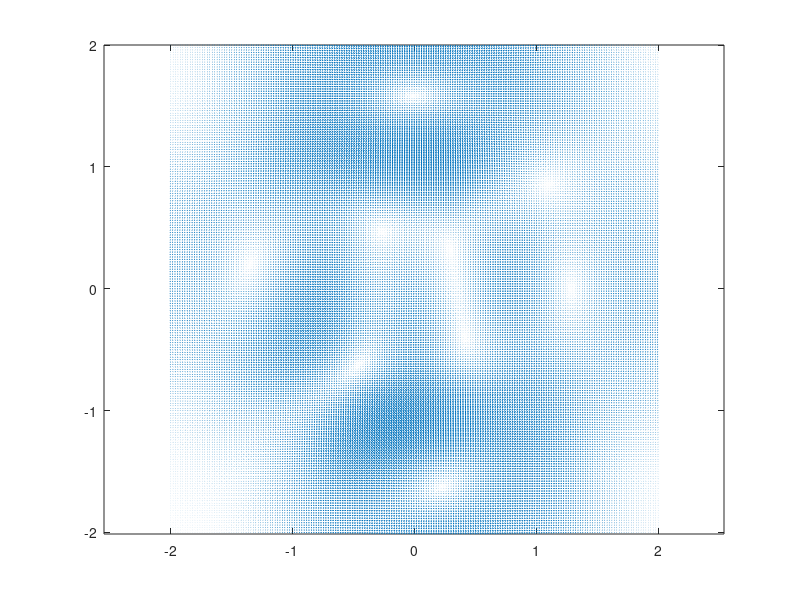

The MATLAB script that drew this image: (Note: this script raises an error after producing the figure.)
% clear all
close all
if 1>0
%Efarmogi tou djk se VectorFields
%Epilogi ton simeion me xrisi tou getpts


% [x_test,y_test]=meshgrid(-10:0.1:10,-10:0.1:10);
% figure(3);quiver(x_test,y_test,sin(x_test),sin(2*y_test));

%Dimiourgia ton Vector fields

[X,Y]=meshgrid(-2:0.02:2,-2:0.02:2);
Vx=-Y;
Vy=X;

Vx=sin(X);
Vy=sin(2*Y);
[Vx,Vy]=gradient(peaks(X,Y));
Cl=sqrt(Vx.^2+Vy.^2);
Cl=Cl/max(Cl(:));
else
    load 'real_data_slice15';
    Vx=x;
    Vy=y;
    [X,Y]=meshgrid(1:256,1:256);
    Cl=cl_volume15;
end

figure(1);quiver(X,Y,Vx,Vy);
% figure(2);quiver(x,y,sin(x),sin(2*y));
%figure(2);quiver(x,y,sin(x),cos(2*y));
fig=figure(1);

hold on;
%[x_path,y_path]=getpts(fig); 

 x_path=[30,10];
 y_path=[20,20];
% x_t=110;
% y_t=120;
i1=round(x_path(1));
j1=round(y_path(1));
i2=round(x_path(end));
j2=round(y_path(end));



%metatropi ton dianismaton apo cartesianes se polikes :
%angle_th_eigvctr einai i gonia se rad
%radius_eigvctr to mikos ton dianismaton
[angle_th_eigvctr,radius_eigvctr]=cart2pol(Vx,Vy);
axis equal

[d,pi,pj,QS]=dijkstra_testing_with_VectorsFields_djk_fun(i1,j1,X,Y,Vx,Vy,Cl);

h1=plot(X(i1,j1),Y(i1,j1),'o','MarkerSize',10);
set(h1,'MarkerFaceColor',[0,1,0]);
cmap=colormap(colorcube);
dests=randint(100,2,[1+2,size(X,1)-2]);

for k=1:100
    xroma=cmap(mod(k,size(cmap,1))+1,:);
    i2=dests(k,1);
    j2=dests(k,2);
    [path_lin,path_col,b]=dijkstra_testing_with_VectorsFields_backtrack_fun(d,pi,pj,i2,j2);
    idx=sub2ind(size(X),path_lin,path_col);    
    plot(X(i2,j2),Y(i2,j2),'p','MarkerSize',5,'Color',xroma);
    h=plot(X(idx),Y(idx),'-','Linewidth',2, 'Color',xroma); %get gca get(h)
    drawnow;
end

%quiver(y0,x0,A1(index_cl),A2(index_cl));
%plot(pathy,pathx,'r-','Linewidth',2);
%plot(pathy,pathx,'r-');